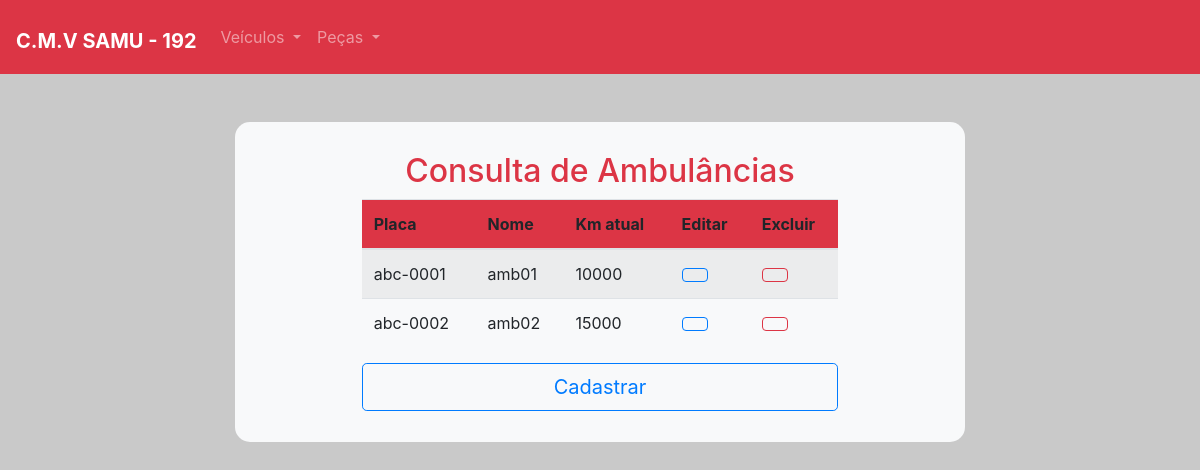
The app's page /Logado/ConAmb.php with its own data.
### tables this page shows
CREATE TABLE IF NOT EXISTS `veiculos` (
  `idveiculo` int(11) NOT NULL AUTO_INCREMENT,
  `placa` varchar(8) NOT NULL,
  `nomeveiculo` varchar(255) NOT NULL,
  `kmveiculo` double NOT NULL,
  `kmup` int(11) NOT NULL,
  PRIMARY KEY (`idveiculo`)
);

### Logado/ConAmb.php (the view, shortened to what this page needs)
<!DOCTYPE html>
<html>
<head>
	<link rel="stylesheet" type="text/css" href="css/bootstrap.css">
  <link rel="stylesheet" type="text/css" href="css/estilo.css">
	<link rel="stylesheet" href="https://pro-staging.fontawesome.com/releases/v5.2.0/css/all.css">
</head>
<body style="background-color: #c9c9c9">
<nav class="navbar navbar-expand-lg navbar-dark bg-danger">
  <a class="navbar-brand" href="#"><i style="font-size: 2rem;" class="fal fa-car-mechanic"></i><b> C.M.V SAMU - 192</b></a>
  <div class="collapse navbar-collapse" id="navbarSupportedContent">
    <ul class="navbar-nav mr-auto">
      <li class="nav-item dropdown">
        <a class="nav-link dropdown-toggle" href="#" id="navbarDropdown" role="button" data-toggle="dropdown" aria-haspopup="true" aria-expanded="false">
          Veículos
        </a>
      </li>
      <li class="nav-item dropdown">
        <a class="nav-link dropdown-toggle" href="#" id="navbarDropdown" role="button" data-toggle="dropdown" aria-haspopup="true" aria-expanded="false">
          Peças
        </a>
      </li>
    </ul>
  </div>
</nav>
<div class="py-5">
  <div class="container">
    <div class="row">
      <div class="col-md-2">
      </div>
      <div class="col-md-8">
        <div class="bg-light" style="border-radius: 15px;">
        <div class="row">
          <div class="col-md-2"></div>
          <div class="col-md-8" style="margin-top: 4%; margin-bottom: 4%;">
           <h2 class="text-danger" align="center">Consulta de Ambulâncias</h2>
            <table class="table table-striped">
              <thead>
                <tr class="bg-danger">
                  <th scope="col">Placa</th>
                  <th scope="col">Nome</th>
                  <th scope="col">Km atual</th>
                  <th scope="col">Editar</th>
                  <th scope="col">Excluir</th>
                </tr>
              </thead>
              <tbody>
                <?php
                  include_once 'Codigo.php';
                  $sql = $conexao->query("SELECT * FROM veiculos");
                  while ($resultado = $sql->fetch(PDO::FETCH_OBJ)) {
                ?>
                <tr>
                  <td><?php echo $resultado->placa; ?></td>
                  <td><?php echo $resultado->nomeveiculo; ?></td>
                  <td><?php echo $resultado->kmveiculo; ?></td>
                  <td><a class="btn btn-outline-primary" data-toggle="modal" data-target="#modal-<?php echo $resultado->idveiculo;?>" ><i class="fas fa-edit"></i></a></td>
                  <td><a href="deletarAmb.php?id=<?php echo $resultado->idveiculo;?>" class="btn btn-outline-danger"><i class="fas fa-times-circle"></a></td>
                </tr>
                 <div class="modal fade" id="modal-<?php echo $resultado->idveiculo;?>" tabindex="-1" role="dialog">
                <?php } ?>
              </tbody>
               </div>
            <a href="CadAmb.html" class="btn btn-outline-primary button1 btn-lg btn-block">Cadastrar</a>
          <div class="col-md-2"></div>
    </div>
  </div>
</div>
</body>
</html>

### records on screen
veiculos: placa "abc-0001", nomeveiculo "amb01", kmveiculo "10000"
veiculos: placa "abc-0002", nomeveiculo "amb02", kmveiculo "15000"
